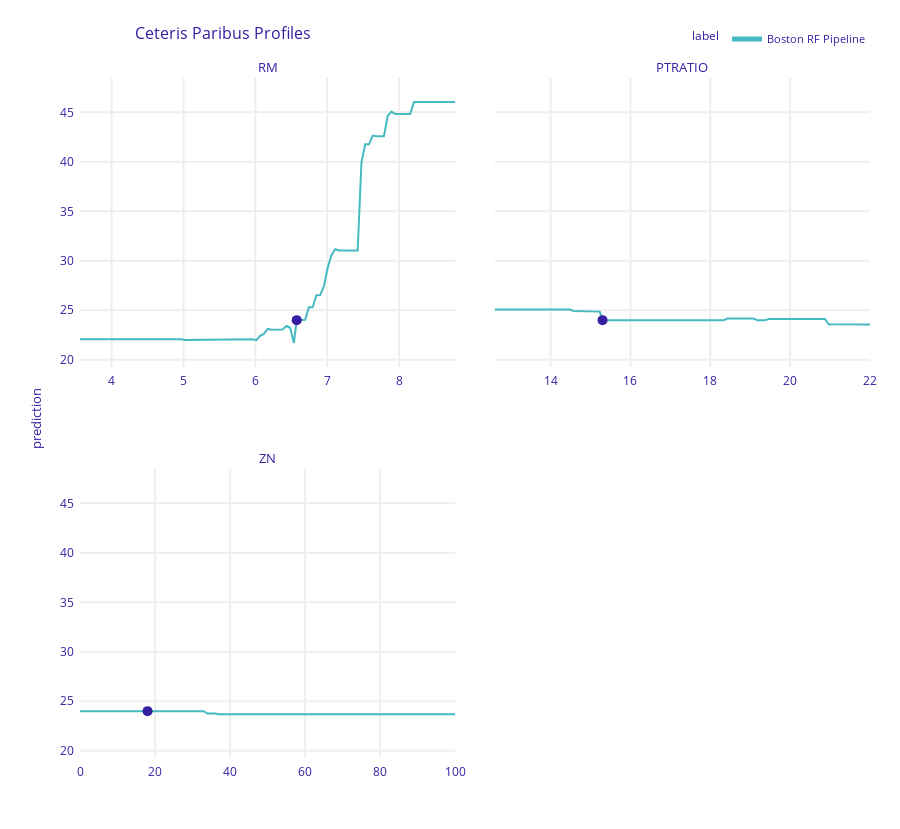

Notebook code for this chart:
### Code cell
cp_henry.plot(variables = ['RM', 'PTRATIO','ZN'])
